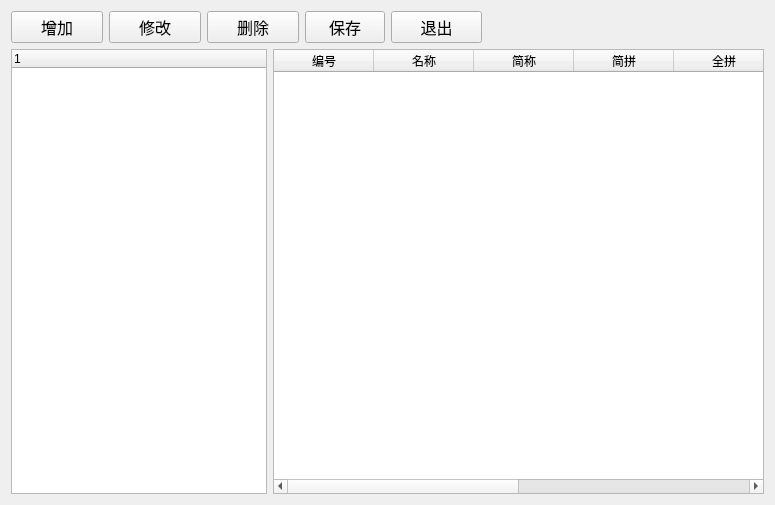
<?xml version="1.0" encoding="UTF-8"?>
<ui version="4.0">
 <class>Supplier</class>
 <widget class="QWidget" name="Supplier">
  <property name="geometry">
   <rect>
    <x>0</x>
    <y>0</y>
    <width>775</width>
    <height>505</height>
   </rect>
  </property>
  <property name="windowTitle">
   <string>供应商档案</string>
  </property>
  <layout class="QVBoxLayout" name="verticalLayout_2">
   <item>
    <layout class="QVBoxLayout" name="verticalLayout">
     <item>
      <layout class="QHBoxLayout" name="horizontalLayout_2">
       <item>
        <widget class="QPushButton" name="addButton">
         <property name="sizePolicy">
          <sizepolicy hsizetype="Expanding" vsizetype="Fixed">
           <horstretch>0</horstretch>
           <verstretch>0</verstretch>
          </sizepolicy>
         </property>
         <property name="font">
          <font>
           <family>Agency FB</family>
           <pointsize>12</pointsize>
          </font>
         </property>
         <property name="text">
          <string>增加</string>
         </property>
        </widget>
       </item>
       <item>
        <widget class="QPushButton" name="editButton">
         <property name="sizePolicy">
          <sizepolicy hsizetype="Expanding" vsizetype="Fixed">
           <horstretch>0</horstretch>
           <verstretch>0</verstretch>
          </sizepolicy>
         </property>
         <property name="font">
          <font>
           <family>Agency FB</family>
           <pointsize>12</pointsize>
          </font>
         </property>
         <property name="text">
          <string>修改</string>
         </property>
        </widget>
       </item>
       <item>
        <widget class="QPushButton" name="deleteButton">
         <property name="sizePolicy">
          <sizepolicy hsizetype="Expanding" vsizetype="Fixed">
           <horstretch>0</horstretch>
           <verstretch>0</verstretch>
          </sizepolicy>
         </property>
         <property name="font">
          <font>
           <family>Agency FB</family>
           <pointsize>12</pointsize>
          </font>
         </property>
         <property name="text">
          <string>删除</string>
         </property>
        </widget>
       </item>
       <item>
        <widget class="QPushButton" name="saveButton">
         <property name="font">
          <font>
           <family>Agency FB</family>
           <pointsize>12</pointsize>
          </font>
         </property>
         <property name="text">
          <string>保存</string>
         </property>
        </widget>
       </item>
       <item>
        <widget class="QPushButton" name="exitButton">
         <property name="sizePolicy">
          <sizepolicy hsizetype="Expanding" vsizetype="Fixed">
           <horstretch>0</horstretch>
           <verstretch>0</verstretch>
          </sizepolicy>
         </property>
         <property name="font">
          <font>
           <family>Agency FB</family>
           <pointsize>12</pointsize>
          </font>
         </property>
         <property name="text">
          <string>退出</string>
         </property>
        </widget>
       </item>
       <item>
        <spacer name="horizontalSpacer_2">
         <property name="orientation">
          <enum>Qt::Horizontal</enum>
         </property>
         <property name="sizeHint" stdset="0">
          <size>
           <width>40</width>
           <height>20</height>
          </size>
         </property>
        </spacer>
       </item>
       <item>
        <widget class="QLabel" name="label">
         <property name="sizePolicy">
          <sizepolicy hsizetype="Expanding" vsizetype="Preferred">
           <horstretch>0</horstretch>
           <verstretch>0</verstretch>
          </sizepolicy>
         </property>
         <property name="text">
          <string/>
         </property>
        </widget>
       </item>
       <item>
        <spacer name="horizontalSpacer">
         <property name="orientation">
          <enum>Qt::Horizontal</enum>
         </property>
         <property name="sizeHint" stdset="0">
          <size>
           <width>40</width>
           <height>20</height>
          </size>
         </property>
        </spacer>
       </item>
      </layout>
     </item>
     <item>
      <layout class="QHBoxLayout" name="horizontalLayout">
       <item>
        <widget class="QTreeWidget" name="treeWidget">
         <property name="sizePolicy">
          <sizepolicy hsizetype="Fixed" vsizetype="Expanding">
           <horstretch>0</horstretch>
           <verstretch>0</verstretch>
          </sizepolicy>
         </property>
         <column>
          <property name="text">
           <string notr="true">1</string>
          </property>
         </column>
        </widget>
       </item>
       <item>
        <widget class="QTableWidget" name="tableWidget">
         <column>
          <property name="text">
           <string>编号</string>
          </property>
         </column>
         <column>
          <property name="text">
           <string>名称</string>
          </property>
         </column>
         <column>
          <property name="text">
           <string>简称</string>
          </property>
         </column>
         <column>
          <property name="text">
           <string>简拼</string>
          </property>
         </column>
         <column>
          <property name="text">
           <string>全拼</string>
          </property>
         </column>
         <column>
          <property name="text">
           <string>地址</string>
          </property>
         </column>
         <column>
          <property name="text">
           <string>建档日期</string>
          </property>
         </column>
         <column>
          <property name="text">
           <string>联系人</string>
          </property>
         </column>
        </widget>
       </item>
      </layout>
     </item>
    </layout>
   </item>
  </layout>
 </widget>
 <layoutdefault spacing="6" margin="11"/>
 <resources/>
 <connections/>
</ui>
